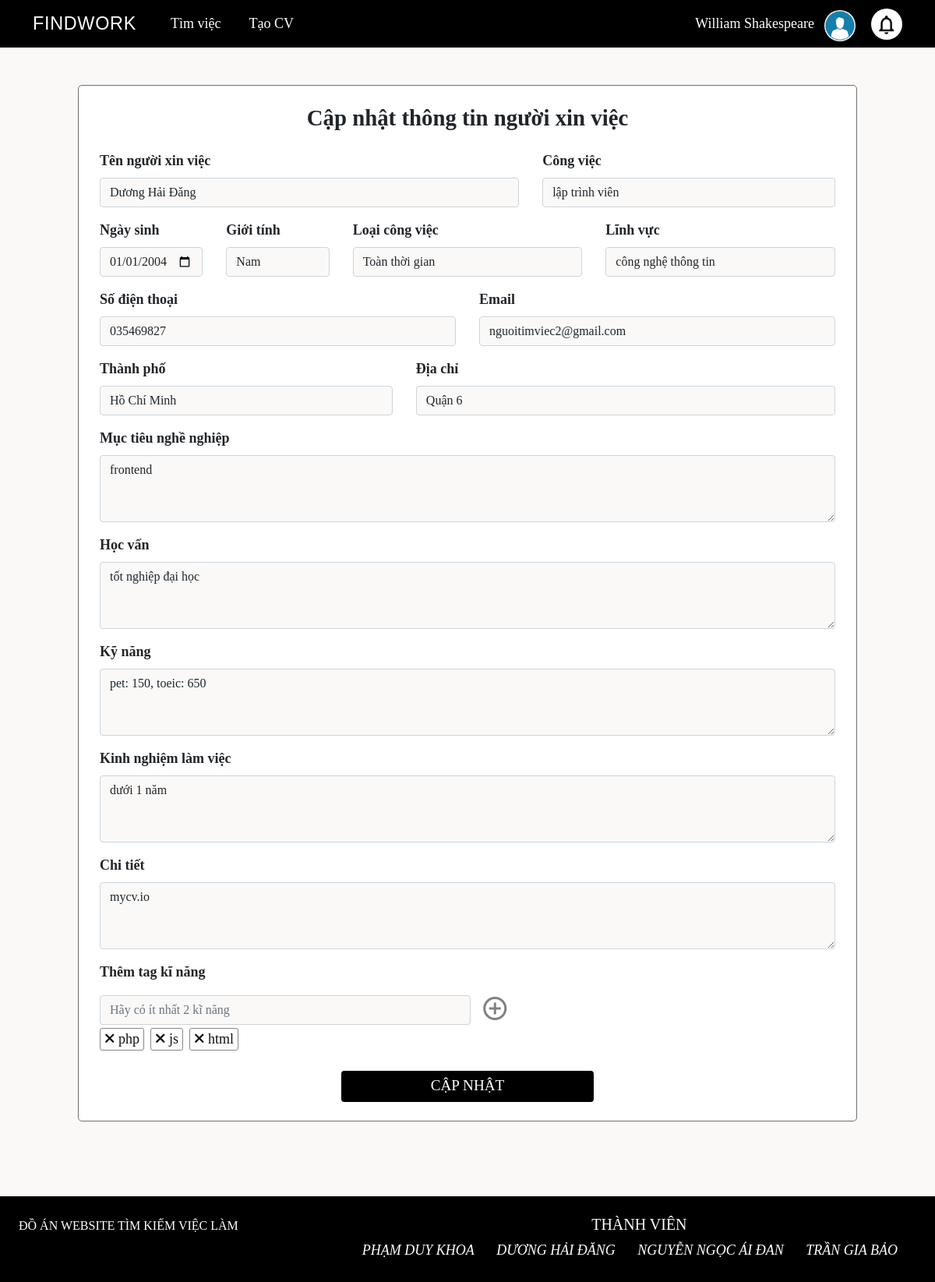
/src/Views/user/updateInfo.php (signed in), run on the app's committed database.
### tables this page shows
create table Client(
	ID_user int not null,
	TenDangNhap varchar(50) not null,
	matkhau varchar(30) not null,
	sdt varchar(11) not null,
	email varchar(100) not null,
	primary key(TenDangNhap, email),
	foreign key (ID_user) references NguoiTimViec(ID_user)
);

create table NguoiTimViec(
	ID_user INT auto_increment NOT NULL,
	hoten VARCHAR(100) not null default "",
	linkava varchar(500) not null default "",
	congviec varchar(100) NOT NULL default "",
	ngaysinh date not null default "2000-01-01",
	gioitinh int(10) not null,
	loaicongviec int(10) not null,
	linhvuc varchar(100) not null default "",
	thanhpho varchar(20) not null default "",
	diachi varchar(50) not null default "",
	muctieunghenghiep varchar(1000) not null default "",
	hocvan varchar(500) not null default "",
	kinang varchar(400) not null default "",
	kinhnghiemlamviec varchar(1000) not null default "",
	chitiet varchar(200) not null default "",
	tagkinang varchar(200) not null default "",
	daxoa int(10) not null default 0,
	PRIMARY KEY (ID_user)
);

### www/src/Views/user/app/update.php (the view, shortened to what this page needs)
<?php
function returnAll()
{
    require("../../connection.php");
    $id = $_SESSION["IDUser"];
    $sql = $conn->query("SELECT * FROM NguoiTimViec INNER JOIN Client
        ON NguoiTimViec.ID_user = Client.ID_user
        WHERE NguoiTimViec.ID_user = '$id';");
    if ($sql) {
        $data = array();
        while ($r = $sql->fetch_assoc()) {
            $data[] = ["thanhpho" => $r["thanhpho"],"loaicongviec" => $r["loaicongviec"],"hoten" => $r["hoten"], "linkava" => $r["linkava"], "congviec" => $r["congviec"], "ngaysinh" => $r["ngaysinh"], "gioitinh" => $r["gioitinh"], "linhvuc" => $r["linhvuc"], "diachi" => $r["diachi"], "muctieunghenghiep" => $r["muctieunghenghiep"], "hocvan" => $r["hocvan"], "kinang" => $r["kinang"], "kinhnghiemlamviec" => $r["kinhnghiemlamviec"], "chitiet" => $r["chitiet"], "tagkinang" => $r["tagkinang"], "sdt" => $r["sdt"], "email" => $r["email"]];
        }
    } else {
        die("Can't get job from database");
    }
    return $data[0];
}
$data = returnAll();
$tagkinang = explode(",", $data["tagkinang"]);
$res="";
foreach ($tagkinang as $tag) {
    $res =$res."
    <div class='item'>
    <span class='delete-btn' onclick='deleteTag(this,\"$tag\")'>
    <i class='fa fa-times' aria-hidden='true'></i>
    </span>
    <span class='contentTag'>$tag</span>
    </div>
    ";
}
?>
<div id="content" class="container-fluid bg">
    <div class="row justify-content-center">
        <div class="col-xs-12 col-sm-10 row-container my-5">
            <form id="form" method="post" action="../../../src/Controllers/C_updateUser.php" class="needs-validation my-4" novalidate>
                <h1 class="text-center">Cập nhật thông tin người xin việc</h1>
                <div class="d-sm-flex  flex-sm-row mt-4">
                    <div class="form-group col-sm-7">
                        <label for="name">Tên người xin việc</label>
                        <input value='<? echo $data["hoten"] ?>' name="hoten" type="text" class="form-control py-3" id="name" placeholder="Nhập họ tên ở đây" required>
                    </div>
                    <div class="form-group col-sm-5">
                        <label for="namework">Công việc</label>
                        <input value='<? echo $data["congviec"] ?>' name="congviec" type="text" class="form-control py-3" id="namework" placeholder="Nhập tên công việc ở đây" required>
                    </div>
                </div>
                <div class="d-sm-flex flex-sm-row">
                    <div class="form-group col-sm-2">
                        <label for="ns">Ngày sinh</label>
                        <input value='<? echo $data["ngaysinh"] ?>' name="ngaysinh" type="date" class="form-control py-3" id="ns" placeholder="Nhập chức vụ ở đây" required>
                    </div>
                    <div class="form-group col-sm-2">
                        <label for="gt">Giới tính</label>
                        <select value="value='<? echo $data["gioitinh"] ?>'" name="gioitinh" class="form-control" id="gt" required>
                            <option value="1">Nam</option>
                        </select>
                    </div>
                    <div class="form-group col-sm-4">
                        <label for="loaicv">Loại công việc</label>
                        <select name="loaicongviec" class="form-control" id="loaicv" required>
                            <option value="1" <? if($data["loaicongviec"]==1) echo "selected"?>>Toàn thời gian</option>
                        </select>
                    </div>
                    <div class="form-group col-sm-4">
                        <label for="linhvuc">Lĩnh vực</label>
                        <select name="linhvuc" class="form-control" id="linhvuc">
                            <option selected><? echo $data["linhvuc"] ?></option>
                        </select>
                    </div>
                </div>
                <div class="d-sm-flex flex-sm-row">
                    <div class="form-group col-sm-6">
                        <label for="number">Số điện thoại</label>
                        <input value='<? echo $data["sdt"] ?>' name="sdt" type="number" class="form-control py-3" id="number" placeholder="Nhập tên số điện thoại ở đây" required>
                    </div>
                    <div class="form-group col-sm-6">
                        <label for="email">Email</label>
                        <input value='<? echo $data["email"] ?>' name="email" type="email" class="form-control py-3" id="email" placeholder="Nhập tên email ở đây" required>
                    </div>
                </div>
                <div class="d-sm-flex flex-sm-row">
                    <div class="form-group col-sm-5">
                        <label for="tp">Thành phố</label>
                        <select  name="thanhpho" class="form-control" id="tp" required>
                            <option selected><? echo $data["thanhpho"]?></option>
                        </select>
                    </div class="d-sm-flex flex-sm-row">
                    <div class="form-group col-sm-7">
                        <label for="diachi">Địa chỉ</label>
                        <input value='<? echo $data["diachi"] ?>' name="diachi" type="text" class="form-control py-3" id="diachi" placeholder="Nhập tên địa chỉ ở đây" required>
                    </div>
                </div>
                <div class="form-group col-12">
                    <label for="comment1">Mục tiêu nghề nghiệp</label>
                    <textarea  name="muctieunghenghiep" class="form-control" rows="3" id="comment1" placeholder="Nhập mô tả ở đây" required><? echo $data["muctieunghenghiep"] ?></textarea>
                </div>
                <div class="form-group col-12">
                    <label for="comment2">Học vấn</label>
                    <textarea  name="hocvan" class="form-control" rows="3" id="comment2" placeholder="Nhập mô tả ở đây" required><? echo $data["hocvan"] ?></textarea>
                </div>
                <div class="form-group col-12">
                    <label for="comment3">Kỹ năng</label>
                    <textarea  name="kinang" class="form-control" rows="3" id="comment3" placeholder="Nhập mô tả ở đây" required><? echo $data["kinang"] ?></textarea>
                </div>
                <div class="form-group col-12">
                    <label for="comment4">Kinh nghiệm làm việc</label>
                    <textarea  name="kinhnghiemlamviec" class="form-control" rows="3" id="comment4" placeholder="Nhập mô tả ở đây" required><? echo $data["kinhnghiemlamviec"] ?></textarea>
                </div>
                <div class="form-group col-12">
                    <label for="comment5">Chi tiết</label>
                    <textarea  name="chitiet" class="form-control" rows="3" id="comment5" placeholder="Nhập mô tả ở đây" required><? echo $data["chitiet"] ?></textarea>
                </div>
                <div class="tag-input form-group col-7">
                    <div class="input">
                        <label for="tag-ip">Thêm tag kĩ năng</label>
                        <div class="d-flex flex-row">
                            <input class="form-control mt-2" type="text" id="tag-ip" placeholder="Hãy có ít nhất 2 kĩ năng">
                            <span class="material-icons btn" value="" style="color:gray; font-size: 36px">
                            </span>
                        </div>
                    </div>
                    <div class="tag-list"><?echo $res?></div>
                </div>
                <div class="offset-sm-4">
                    <button onMouseOver="this.style.background='rgb(55 55 55)'" onMouseOut="this.style.background='rgb(0 0 0)'" type="submit" class="mx-auto">CẬP NHẬT</button>
                </div>
        </div>
    </div>
</div>

### www/src/Views/user/updateInfo.php (shortened to what this page needs)
<!DOCTYPE html>
<html>
<head>
  <link rel="stylesheet" href="https://cdn.jsdelivr.net/npm/bootstrap@4.6.2/dist/css/bootstrap.min.css">
	<link href="https://cdn.jsdelivr.net/npm/bootstrap@5.0.2/dist/css/bootstrap.min.css" rel="stylesheet" />
  <link rel="stylesheet" href="../../../src/assets/Styles/custom.css">
  <link rel="stylesheet" href="../../../src/assets/Styles/navbar.css">
	<link rel="stylesheet" href="../../../src/assets/Styles/content2.css">
  <link rel="stylesheet" href="../../../src/assets/Styles/footer.css">
  <link href="../../../src/assets/Styles/style2.css" rel="stylesheet">
  <link rel="stylesheet" href="../../../src/assets/Styles/reponsive.css">
  <link rel="stylesheet" href="https://cdnjs.cloudflare.com/ajax/libs/font-awesome/6.2.1/css/all.min.css" />
</head>
<body>
  <?php
  require_once("./app/navbar.php");
  require_once("./app/update.php");
  require_once("../../../src/Views/layouts/app/footer.php");
  ?>
</body>
</html>

### www/src/Views/user/app/navbar.php (shortened to what this page needs)
<div class="navbar-content fixed-top" id="navbar-content">
    <nav class="navbar navbar-expand-lg navbar-dark px-4 format-nav">
        <div class="container">
            <a class="navbar-brand" href="../../../../index.php">FINDWORK</a>
            <div class="collapse navbar-collapse" id="navbarNavDropdown">
                <ul class="navbar-nav me-auto mt-2 mt-lg-0">
                    <li class="nav-item">
                        <a class="nav-link active" aria-current="page" href="../../../../routes.php?timviec">Tìm việc</a>
                    </li>
                    <li class="nav-item">
                        <a class="nav-link active" href="../../../../routes.php?taocv">Tạo CV</a>
                    </li>
                </ul>
                <ul class="navbar-nav mt-2 mt-lg-0" id="identity_user">
                    <a class="nav-link active format-name-user">William Shakespeare</a>
                    <div class="filter-dropdown-container-user">
                        <button class="format-btn-user" id="btn-user" style="background-color:transparent !important;">
                            <span class="containerBlockicon" style="max-height:40px;max-width:40px;margin-left:5px;margin-top:2px;"><img class="format-img-user" src="./Images/18-F.png" alt=""></span>
                        </button>
                    </div>
                    <div class="navbar-img-notice filter-dropdown-container-user">
                        <button class="btn-notice">
                            <span>
                                <img class="format-img-notice" src="./Images/ic_notifications_none_24px.png" alt="">
                            </span>
                        </button>
                    </div>
                </ul>
            </div>
        </div>
    </nav>
</div>

### www/src/Views/layouts/app/footer.php
<footer id="footer" class="text-center text-lg-start text-white">
  <section class="container-footer d-flex justify-content-center justify-content-lg-between pt-4 px-4">
    <div class="me-5 d-none d-lg-block">
      <span style="font: initial">Đồ án Website tìm kiếm việc làm</span>
    </div>
    <div>
        <h5 class="text-center text-white">Thành viên</h5>
      <a style="text-decoration:none;" href="" class="me-4 text-reset" >
        <i class="">PHẠM DUY KHOA</i>
      </a>
      <a style="text-decoration:none;" href="" class="me-4 text-reset">
        <i class="">DƯƠNG HẢI ĐĂNG</i>
      </a>
      <a style="text-decoration:none;" href="" class="me-4 text-reset">
        <i class="">NGUYỄN NGỌC ÁI ĐAN</i>
      </a>
      <a style="text-decoration:none;" href="" class="me-4 text-reset">
        <i class="">TRẦN GIA BẢO</i>
      </a>
    </div>
  </section>
</footer>

### www/src/assets/Styles/custom.css (style rules this page uses)
* { margin: 0; padding: 0; box-sizing: border-box; font-family:"Calibri"; font-size: 18px; }
*::after, *::before { padding: 0; margin: 0; box-sizing: border-box; }

### www/src/assets/Styles/navbar.css (style rules this page uses)
.navbar-brand { font-size: 1.3em; letter-spacing:0.7px; font-family: 'Ink Free', sans-serif; }
.format-nav { background-color:transparent; }
.navbar-collapse li { margin-left: 20px; }
.format-img-user { width: 40px; height: 40px; border-radius:100%; }
.containerBlockicon { border-radius: 100%; line-height: 40px; }
.format-img-notice { border-radius: 6px; width: 20px; }
.navbar-img-notice { margin-top: 2px; text-align: center; background-color: #fff; height: 40px; width: 40px; display: flex; align-items: center; justify-content: center; border-radius: 100%; margin-left: 20px; }
.format-btn-user { border: none; background-color: #000; display: flex; cursor: pointer; text-decoration: none !important; position: relative; letter-spacing: 0; outline: 0; font-weight: 400; line-height: 1.34; max-width: 100px; }
.btn-notice { border: none; background-color: #fff; position: relative; display: flex; cursor: pointer; text-decoration: none !important; letter-spacing: 0; outline: 0; font-weight: 400; line-height: 1.34; max-width: 100px; }
.filter-dropdown-container-user { position: relative; }

### www/src/assets/Styles/footer.css (style rules this page uses)
#footer { margin-top: 80px; height: 110px; background-color: #000; }
.container-footer { text-transform: uppercase; text-align: center; }

### www/src/assets/Styles/style2.css (style rules this page uses)
html, body { width: 100%; height: 100%; font-family: Calibri; font-size: 16px; }
h1 { font-size: 1.8rem; font-weight: bold; }
.mb-5, .my-5 { margin-bottom: 1rem!important; }
.bg { background: #FAF9F8; width: 100%; height: auto; }
.row-container { background: white; border: #707070 solid 1px ; border-radius: 5px; }
#content button { margin: 10px 0 0 0; width: 50%; height: 40px; color:white; font-size: 1.2rem; border: none; background: black; border-radius: 4px; }
label { font-weight: bold; }
.form-control { background-color: #FAF9F8 !important; }
.material-icons { font-size: 40px; color: gray; }
.tag-input .tag-list { display: flex; flex-wrap: wrap; gap: 8px; }
.tag-input .tag-list .item { font-size: 0.8rem; padding: 0px 5px; background: #fff; border: 1.5px solid #888; border-radius: 3px; color: #111; user-select: none; }

### www/src/Views/user/updateInfo.php (style rules this page uses)
html, body { background-color: #FAF9F8; }
.format-nav { background-color: black !important; }
#navbar-content { position: sticky; }

### data on the page
client: hoten "Dương Hải Đăng", congviec "lập trình viên", ngaysinh "01/01/2004", gioitinh "Nam", linhvuc "công nghệ thông tin", sdt "035469827", email "nguoitimviec2@gmail.com", thanhpho "Hồ Chí Minh", diachi "Quận 6", muctieunghenghiep "frontend", hocvan "tốt nghiệp đại học", kinang "pet: 150, toeic: 650", kinhnghiemlamviec "dưới 1 năm", chitiet "mycv.io", ID_user.tagkinang "php js html"
nguoitimviec: loaicongviec "Toàn thời gian"
